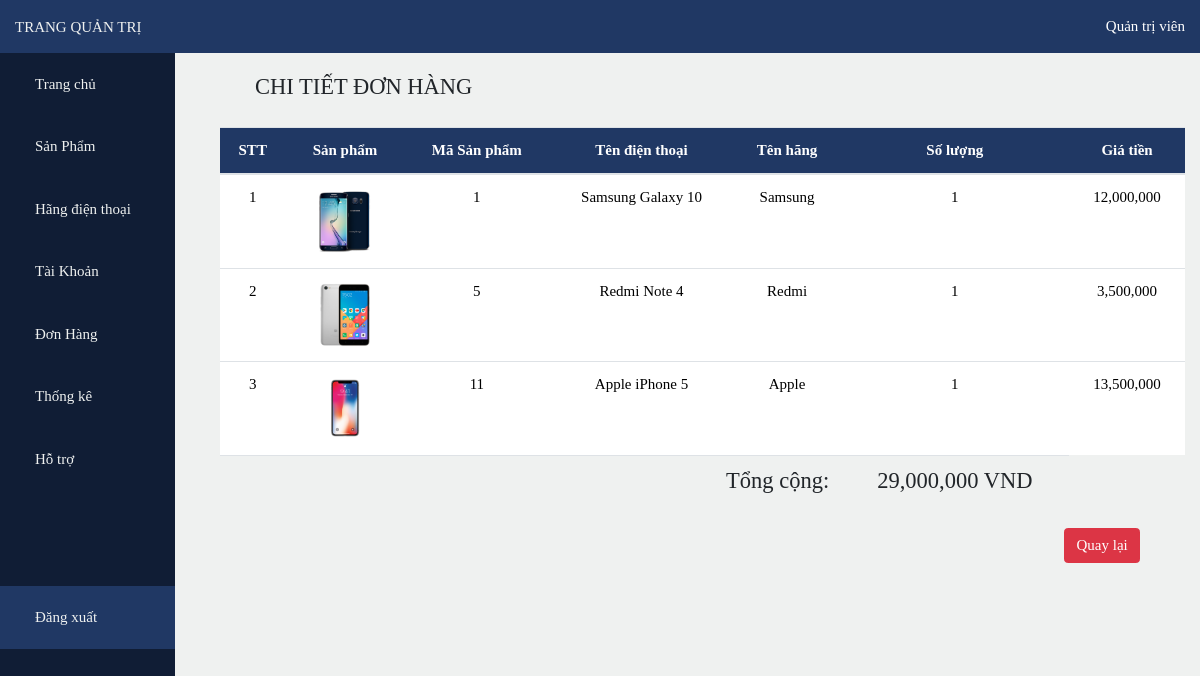
The app's page /admin/index.php?page=od&id=60 with its own data.
### tables this page shows
CREATE TABLE `chitietdonhang` (
  `MaChiTietDonHang` int(10) NOT NULL,
  `MaDonHang` int(10) NOT NULL,
  `MaDienThoai` int(10) NOT NULL,
  `SoLuong` int(10) NOT NULL,
  `DonGia` int(20) NOT NULL
);

CREATE TABLE `dienthoai` (
  `MaDienThoai` int(10) NOT NULL,
  `TenDienThoai` varchar(100) NOT NULL,
  `MaHang` int(10) NOT NULL,
  `img` varchar(100) NOT NULL,
  `GiaTien` int(10) NOT NULL,
  `MoTa` varchar(200) NOT NULL,
  `SoLuong` int(10) NOT NULL,
  `DaBan` int(10) NOT NULL
);

CREATE TABLE `hang` (
  `MaHang` int(10) NOT NULL,
  `TenHang` varchar(50) NOT NULL
);

CREATE TABLE `donhang` (
  `MaDonHang` int(10) NOT NULL,
  `MaKhachHang` int(10) NOT NULL,
  `NgayDat` date NOT NULL,
  `TongTien` int(20) NOT NULL,
  `TrangThai` int(10) NOT NULL
);

### functions.php (called while the page is built, shortened)
<?php
    require('database/DBController.php');
    require('database/Product.php');
    require('database/Bill.php');
    $db = new DBController();
    $product = new Product($db);
    $bill = new Bill($db);
?>

### database/Bill.php (called while the page is built, shortened)
<?php
class Bill
{
    public $db = null;
    public function __construct(DBController $db)
    {
        $this->db = $db;
    }
    public function hienThiChiTietDonHangDungMaDonHang($maDonHang)
    {
        if ($this->db->con != null) {
            $query_string = "SELECT * FROM chitietdonhang where MaDonHang = $maDonHang ";
            $result = $this->db->con->query($query_string);
            $resultArray = array();
            while ($item = mysqli_fetch_array($result, MYSQLI_ASSOC)) {
                $resultArray[] = $item;
            }
            return $resultArray;
        }
    }
    public function layDuLieuDonHang($maDonHang,$duLieu = "TongTien")
    {
        $result = $this->db->con->query("SELECT DISTINCT * FROM donhang
            WHERE MaDonHang = $maDonHang");
        $item = mysqli_fetch_array($result, MYSQLI_ASSOC);
        return $item[$duLieu];
    }
}

### database/DBController.php (called while the page is built, shortened)
<?php
    class DBController{
        protected $host = 'localhost';
        protected $user = 'root';
        protected $password = "";
        protected $database = "bandienthoai";
        public function __construct()
        {
            $this->con = mysqli_connect($this->host,$this->user,$this->password,$this->database);
        }
    }
?>

### database/Product.php (called while the page is built, shortened)
<?php
class Product
{
    public $db = null;
    public function __construct(DBController $db)
    {
        $this->db = $db;
    }
    public function getBrandNameV2($maHang)
    {
        $result = $this->db->con->query("SELECT DISTINCT * FROM hang JOIN dienthoai
            ON hang.MaHang = dienthoai.MaHang
            WHERE hang.MaHang = $maHang");
        $item = mysqli_fetch_array($result, MYSQLI_ASSOC);
        return $item['TenHang'];
    }
    public function layDienThoai($maDienThoai, $noiDung = 'img')
    {
        if ($this->db->con != null) {
            $query_string = "SELECT * FROM dienthoai WHERE MaDienThoai = $maDienThoai";
        }
        $result = $this->db->con->query($query_string);
        $item = mysqli_fetch_array($result, MYSQLI_ASSOC);
        return $item[$noiDung];
    }
}

### admin/bills/bill_detail.php (the view)
<?php
    $maDonHang = $_GET["id"];
?>
<div class="container detail">
    <div class="top">
        <h4 class="text-color"><i class="fas fa-phone"></i>CHI TIẾT ĐƠN HÀNG</h4>
    </div>
    <table class="table table-hover" style="text-align: center;">
        <thead class="bg-color text-white">
            <tr>
                <th>STT</th>
                <th>Sản phẩm</th>
                <th>Mã Sản phẩm</th>
                <th>Tên điện thoại</th>
                <th>Tên hãng</th>
                <th>Số lượng</th>
                <th>Giá tiền</th>
            </tr>
            <?php
            $countSTT = 1;
            $arr = $bill->hienThiChiTietDonHangDungMaDonHang($maDonHang);
            foreach ($arr as $item) :
            ?>
                <form action="" method="POST">
                    <tr style="background-color: white; color: black; text-align: center;">
                        <td><?php echo $countSTT;
                            $countSTT++; ?></td>
                        <td><img src="<?php echo "../" . $product->layDienThoai($item['MaDienThoai'],'img') ?>"></td>
                        <td><?php echo $item['MaDienThoai'] ?></td>
                        <td><?php echo $product->layDienThoai($item['MaDienThoai'],'TenDienThoai') ?></td>
                        <td><?php $maHang =  $product->layDienThoai($item['MaDienThoai'],'MaHang');
                            echo $product->getBrandNameV2($maHang);  ?></td>
                        <td><?php echo $item['SoLuong'] ?></td>
                        <td><?php echo number_format($product->layDienThoai($item['MaDienThoai'],'GiaTien')); ?></td>
                    </tr>
                </form>
            <?php
            endforeach;
            ?>
        </thead>
        <tr class="text-color">
            <td colspan="5" align="right">
                <h4>Tổng cộng:</h1>
            </td>
            <td colspan="">
                <h4><?php
                    echo number_format($bill->layDuLieuDonHang($maDonHang));
                ?> VND</h4>
            </td>
        </tr>
    </table>
    <a href="javascript:history.go(-1)" class="btn btn-danger float-right mr-5">Quay lại</a>
</div>

### admin/style.css (style rules this page uses)
:root { --mainColor:#203864; --bgColor:#eff1f0; }
* { font-family: Bahnschrift Light; font-size: 15px; scroll-behavior: smooth; box-sizing: border-box; }
body { background-color: var(--bgColor); overflow-x: hidden; }
.bg-color { background-color: var(--mainColor); }
img { max-width: 70px !important; height: auto; }
.top { display: flex; padding: 20px; justify-content: space-between; }

### records on screen
chitietdonhang: MaDienThoai.img (picture), MaDienThoai "1", MaDienThoai.TenDienThoai "Samsung Galaxy 10", MaDienThoai.TenHang "Samsung", SoLuong "1", MaDienThoai.GiaTien "12,000,000"
chitietdonhang: MaDienThoai.img (picture), MaDienThoai "5", MaDienThoai.TenDienThoai "Redmi Note 4", MaDienThoai.TenHang "Redmi", SoLuong "1", MaDienThoai.GiaTien "3,500,000"
chitietdonhang: MaDienThoai.img (picture), MaDienThoai "11", MaDienThoai.TenDienThoai "Apple iPhone 5", MaDienThoai.TenHang "Apple", SoLuong "1", MaDienThoai.GiaTien "13,500,000"
donhang: TongTien "29,000,000"
